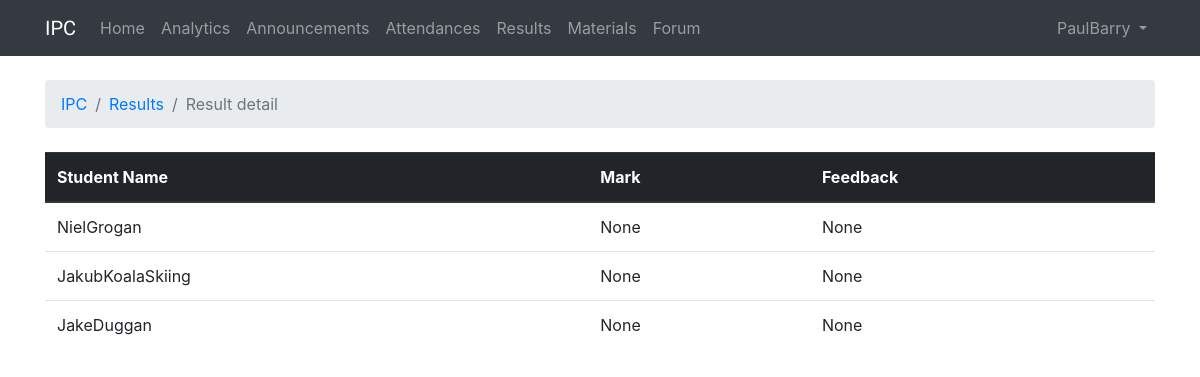
Page /1/result/13/detail (signed in) on the earlier database version.
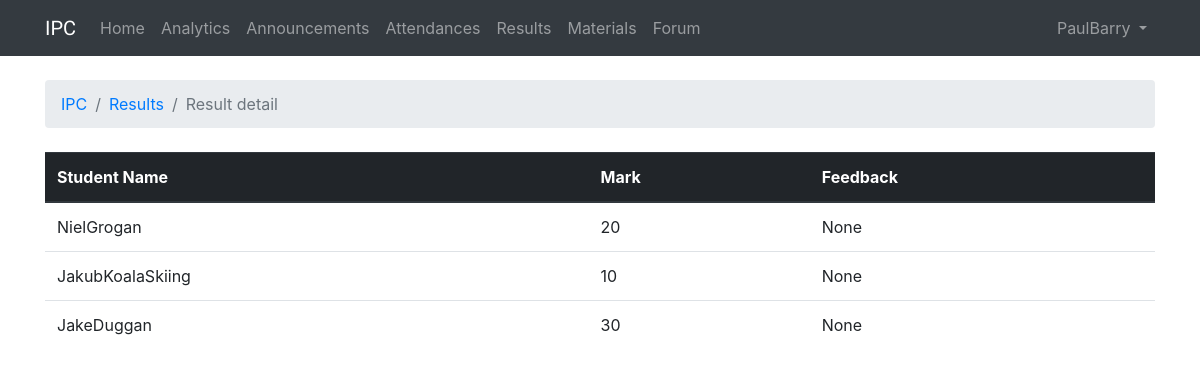
Same page on the later database version.
### IPC/models.py (models this page shows, shortened)
class Result(models.Model):
    resultType = models.ForeignKey(ResultType, on_delete=models.CASCADE,)
    resultStudentId = models.ForeignKey(User, on_delete=models.CASCADE,)
    resultStudentMark = models.IntegerField(default=0, validators=[MaxValueValidator(100), MinValueValidator(0)], null=True)
    resultFeedback = models.CharField(max_length=255, default="", blank=True, null=True)
    resultReturnedDate = models.DateField(auto_now_add=True)
    resultCourse = models.ForeignKey(Course, on_delete=models.CASCADE,)
    resultName = models.CharField(max_length=255)
    resultSubject = models.ForeignKey(Subject, on_delete=models.CASCADE)
    resultOverallValue = models.IntegerField(default=0, validators=[MaxValueValidator(100), MinValueValidator(0)])

### IPC/views.py (the view)
# urls.py: path('<int:course_id>/result/<int:result_id>/detail', views.course_result_detail, name='course_result_detail'),
@login_required
def course_result_detail(request, course_id, result_id):
    result_name = Result.objects.get(id=result_id)
    results = list(Result.objects.filter(resultName=result_name.resultName).order_by('resultName'))
    return render(request, 'result_detail.html', {'results': results,
                                                  'course_id': course_id,})

### templates/result_detail.html (shortened to what this page needs)
{% extends 'base.html' %}
{% block breadcrumb %}
  <li class="breadcrumb-item"><a href="{% url 'course' %}">IPC</a></li>
  <li class="breadcrumb-item"><a href="{% url 'course_result' course_id=course_id %}">Results</a></li>
  <li class="breadcrumb-item active">Result detail</li>
{% endblock %}
{% block content %}
  <table class="table">
    <thead class="thead-dark">
      <tr>
        <th>Student Name</th>
        <th>Mark</th>
        <th>Feedback</th>
      </tr>
    </thead>
    <tbody>
      {% for result in results %}
        <tr>
          <td>{{ result.resultStudentId }}</td>
          <td>{{ result.resultStudentMark }}</td>
          <td>{{ result.resultFeedback }}</td>
        </tr>
      {% endfor %}
    </tbody>
  </table>
{% endblock %}

Differences in the rows shown:
changed Result "NielGrogan": resultStudentMark "None" → "20"
changed Result "JakubKoalaSkiing": resultStudentMark "None" → "10"
changed Result "JakeDuggan": resultStudentMark "None" → "30"
